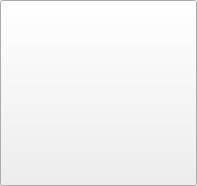
<?xml version="1.0" encoding="UTF-8"?>
<ui version="4.0">
 <class>ItemKey</class>
 <widget class="QWidget" name="ItemKey">
  <property name="geometry">
   <rect>
    <x>0</x>
    <y>0</y>
    <width>197</width>
    <height>186</height>
   </rect>
  </property>
  <property name="windowTitle">
   <string>Form</string>
  </property>
  <layout class="QGridLayout" name="gridLayout">
   <property name="leftMargin">
    <number>0</number>
   </property>
   <property name="topMargin">
    <number>0</number>
   </property>
   <property name="rightMargin">
    <number>0</number>
   </property>
   <property name="bottomMargin">
    <number>0</number>
   </property>
   <property name="spacing">
    <number>0</number>
   </property>
   <item row="0" column="0">
    <widget class="QPushButton" name="pushButton">
     <property name="sizePolicy">
      <sizepolicy hsizetype="Minimum" vsizetype="Minimum">
       <horstretch>0</horstretch>
       <verstretch>0</verstretch>
      </sizepolicy>
     </property>
     <property name="font">
      <font>
       <pointsize>14</pointsize>
      </font>
     </property>
     <property name="text">
      <string/>
     </property>
    </widget>
   </item>
  </layout>
 </widget>
 <resources/>
 <connections/>
</ui>
